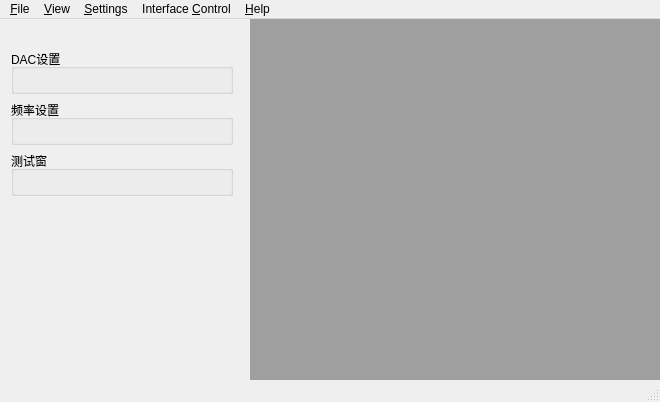
<?xml version="1.0" encoding="UTF-8"?>
<ui version="4.0">
 <class>MainWindowClass</class>
 <widget class="QMainWindow" name="MainWindowClass">
  <property name="geometry">
   <rect>
    <x>0</x>
    <y>0</y>
    <width>660</width>
    <height>402</height>
   </rect>
  </property>
  <property name="windowTitle">
   <string>DAC Analyzer</string>
  </property>
  <widget class="QWidget" name="centralWidget">
   <layout class="QGridLayout" name="gridLayout">
    <property name="margin">
     <number>0</number>
    </property>
    <property name="spacing">
     <number>0</number>
    </property>
    <item row="0" column="0">
     <widget class="QMdiArea" name="mdiArea"/>
    </item>
   </layout>
  </widget>
  <widget class="QMenuBar" name="menuBar">
   <property name="geometry">
    <rect>
     <x>0</x>
     <y>0</y>
     <width>660</width>
     <height>20</height>
    </rect>
   </property>
   <widget class="QMenu" name="menu">
    <property name="title">
     <string>&amp;File</string>
    </property>
    <addaction name="actionFile"/>
    <addaction name="action_Save"/>
    <addaction name="actionE_xit"/>
   </widget>
   <widget class="QMenu" name="menu_View">
    <property name="title">
     <string>&amp;View</string>
    </property>
    <addaction name="action_Power_Monitoring"/>
   </widget>
   <widget class="QMenu" name="menu_Settings">
    <property name="title">
     <string>&amp;Settings</string>
    </property>
    <addaction name="action_Clock"/>
    <addaction name="actionDacType"/>
    <addaction name="actionClockFrequency"/>
    <addaction name="action_GPIB"/>
   </widget>
   <widget class="QMenu" name="menuInterface_Control">
    <property name="title">
     <string>Interface &amp;Control</string>
    </property>
    <addaction name="action_Reset_GPIO_SPI"/>
   </widget>
   <widget class="QMenu" name="menu_Help">
    <property name="title">
     <string>&amp;Help</string>
    </property>
    <addaction name="action_Help_Topics"/>
    <addaction name="actionAboutCETC58DACAnalyzer"/>
   </widget>
   <addaction name="menu"/>
   <addaction name="menu_View"/>
   <addaction name="menu_Settings"/>
   <addaction name="menuInterface_Control"/>
   <addaction name="menu_Help"/>
  </widget>
  <widget class="QStatusBar" name="statusBar"/>
  <widget class="QDockWidget" name="dockWidget">
   <property name="minimumSize">
    <size>
     <width>244</width>
     <height>186</height>
    </size>
   </property>
   <property name="maximumSize">
    <size>
     <width>244</width>
     <height>524287</height>
    </size>
   </property>
   <property name="features">
    <set>QDockWidget::NoDockWidgetFeatures</set>
   </property>
   <property name="allowedAreas">
    <set>Qt::LeftDockWidgetArea</set>
   </property>
   <attribute name="dockWidgetArea">
    <number>1</number>
   </attribute>
   <widget class="QWidget" name="dockWidgetContents">
    <layout class="QVBoxLayout" name="verticalLayout">
     <item>
      <widget class="QGroupBox" name="groupBox">
       <property name="title">
        <string>DAC设置</string>
       </property>
       <layout class="QGridLayout" name="gridLayout_2">
        <item row="0" column="0">
         <widget class="QDacTypeWidget" name="dacTypeWidget" native="true"/>
        </item>
       </layout>
      </widget>
     </item>
     <item>
      <widget class="QGroupBox" name="groupBox_2">
       <property name="title">
        <string>频率设置</string>
       </property>
       <layout class="QGridLayout" name="gridLayout_3">
        <item row="0" column="0">
         <widget class="QClockFreqWidget" name="clockFreqWidget" native="true"/>
        </item>
       </layout>
      </widget>
     </item>
     <item>
      <widget class="QGroupBox" name="groupBox_3">
       <property name="title">
        <string>测试窗</string>
       </property>
       <layout class="QGridLayout" name="gridLayout_4">
        <item row="0" column="0">
         <widget class="QTestWidget" name="testWidget" native="true"/>
        </item>
       </layout>
      </widget>
     </item>
     <item>
      <spacer name="verticalSpacer">
       <property name="orientation">
        <enum>Qt::Vertical</enum>
       </property>
       <property name="sizeHint" stdset="0">
        <size>
         <width>20</width>
         <height>40</height>
        </size>
       </property>
      </spacer>
     </item>
    </layout>
   </widget>
  </widget>
  <action name="actionFile">
   <property name="text">
    <string>&amp;Import</string>
   </property>
  </action>
  <action name="action_Save">
   <property name="text">
    <string>&amp;Save</string>
   </property>
  </action>
  <action name="actionE_xit">
   <property name="text">
    <string>E&amp;xit</string>
   </property>
  </action>
  <action name="action_Power_Monitoring">
   <property name="text">
    <string>&amp;Power Monitoring</string>
   </property>
  </action>
  <action name="action_Clock">
   <property name="text">
    <string>&amp;Clock Port</string>
   </property>
  </action>
  <action name="actionDacType">
   <property name="text">
    <string>&amp;DAC Type</string>
   </property>
  </action>
  <action name="actionClockFrequency">
   <property name="text">
    <string>Clock &amp;Frequency</string>
   </property>
  </action>
  <action name="action_GPIB">
   <property name="text">
    <string>&amp;GPIB</string>
   </property>
  </action>
  <action name="action_Reset_GPIO_SPI">
   <property name="text">
    <string>&amp;Reset/GPIO/SPI</string>
   </property>
  </action>
  <action name="action_Help_Topics">
   <property name="text">
    <string>&amp;Help Topics</string>
   </property>
  </action>
  <action name="actionAboutCETC58DACAnalyzer">
   <property name="text">
    <string>&amp;About CETC58 DAC Analyzer</string>
   </property>
  </action>
 </widget>
 <layoutdefault spacing="6" margin="11"/>
 <customwidgets>
  <customwidget>
   <class>QDacTypeWidget</class>
   <extends>QWidget</extends>
   <header>qdactypewidget.h</header>
   <container>1</container>
  </customwidget>
  <customwidget>
   <class>QClockFreqWidget</class>
   <extends>QWidget</extends>
   <header>qclockfreqwidget.h</header>
   <container>1</container>
  </customwidget>
  <customwidget>
   <class>QTestWidget</class>
   <extends>QWidget</extends>
   <header>qtestwidget.h</header>
   <container>1</container>
  </customwidget>
 </customwidgets>
 <resources/>
 <connections/>
</ui>
